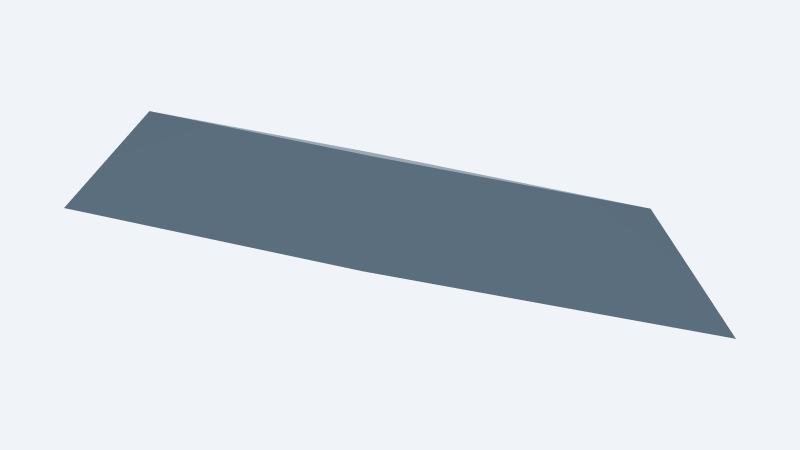
#> input picture cad/halberd_rounded_square/reviews/Booster_R7_fin_iso.png, 1600 x 900 px, given in place of Booster_R7_fin_side.png, which was not available (shown at 1/2 size)
$ python review_booster_fin_r7.py
#> lines starting #> are read from the running program, lines starting #| are printed output that depends on the picture; pictures that were not available may be replaced by others from this repository, and a replacement may not be noted
"""Review the actual low-profile fin silhouette and its mounted context."""
import json
import subprocess
import sys
from pathlib import Path
from PIL import Image, ImageDraw, ImageFont

ROOT=Path(__file__).resolve().parents[1]

if __name__=="__main__":
    specs={
        "fin_side":("Selected_Booster_Fin_R7",{"direction":[0,-1,0]},1600,700,"solid"),
        "fin_iso":("Selected_Booster_Fin_R7",{"direction":[.4,-1,.6]},1600,900,"rendered"),
        "mounted":("Selected_Halberd_R7",{"position":[-1000,650,-350],"target":[-1510,95,95],"zoom":1.3},1600,1100,"solid"),
        "profile":("Selected_Halberd_R7",{"direction":[0,1,-1]},2400,850,"solid"),
        "rear":("Selected_Halberd_R7",{"direction":[-1,0,0]},1400,1400,"rendered"),
        "context":("Selected_Halberd_R7",{"direction":[.35,1,.65]},2400,850,"rendered"),
        "opposite":("Selected_Halberd_R7",{"direction":[-.35,-1,-.65]},2400,850,"rendered"),
        "separated":("Selected_Halberd_R7_Separated",{"direction":[-.4,1,.65]},2400,850,"rendered"),
    }
    jobs=[]
    for view,(stem,camera,w,h,display) in specs.items():
        jobs.append(dict(input=str(ROOT/"STEP"/(stem+".step")),mode="view",theme="snapshot",
                         display={"mode":display},width=w,height=h,
                         outputs=[{"path":str(ROOT/"reviews"/f"Booster_R7_{view}.png"),"camera":camera}],
                         render={"padding":.08,"viewLabels":False}))
    job=ROOT/"reviews"/"booster_R7_snapshot.json"
    job.write_text(json.dumps(jobs,indent=2)+"\n")
    subprocess.run([sys.executable,"-m","cadgen.cli","step","snapshot","--job",str(job)],check=True)
#> (this line was passed over: subprocess is not available in this run)
    font=ImageFont.truetype("C:/Windows/Fonts/arial.ttf",25)
    for title,items in (("Fin",("fin_side","fin_iso","mounted","rear")),
                        ("Context",("context","profile","opposite","separated"))):
        w,h=1100,650
        board=Image.new("RGB",(2*w,1490),"#edf2f7")
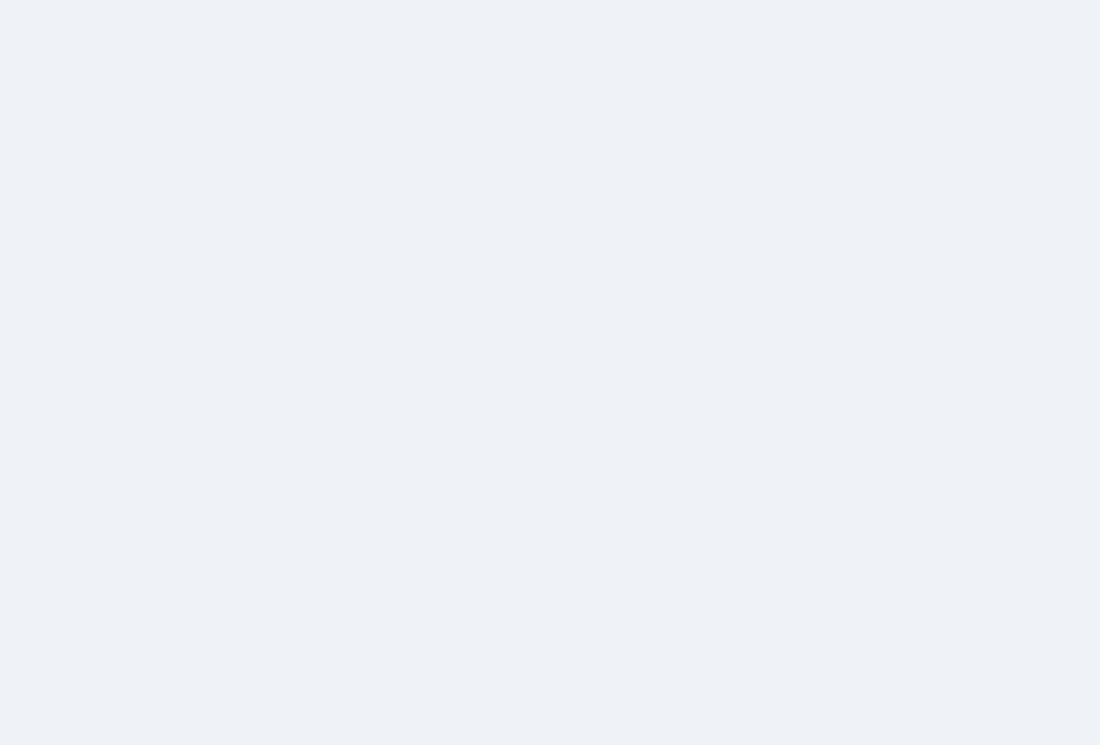
#> board: PIL image 2200x1490 RGB (shown at 1/2 size); mean R, G, B 237, 242, 247
        draw=ImageDraw.Draw(board)
        draw.text((18,14),"HALBERD R7 / LOW-PROFILE TRAPEZOID / ONE BOOSTER FIN PROTOTYPE",font=font,fill="#24394a")
        draw.text((18,49),"295 mm root / 220 mm centered tip / 53 mm height; other three fins retained for context",font=font,fill="#24394a")
        for i,view in enumerate(items):
            x=(i%2)*w; y=90+(i//2)*(h+50)
            draw.text((x+18,y+10),view.upper(),font=font,fill="#24394a")
            image=Image.open(ROOT/"reviews"/f"Booster_R7_{view}.png").convert("RGB")
            image.thumbnail((w,h))
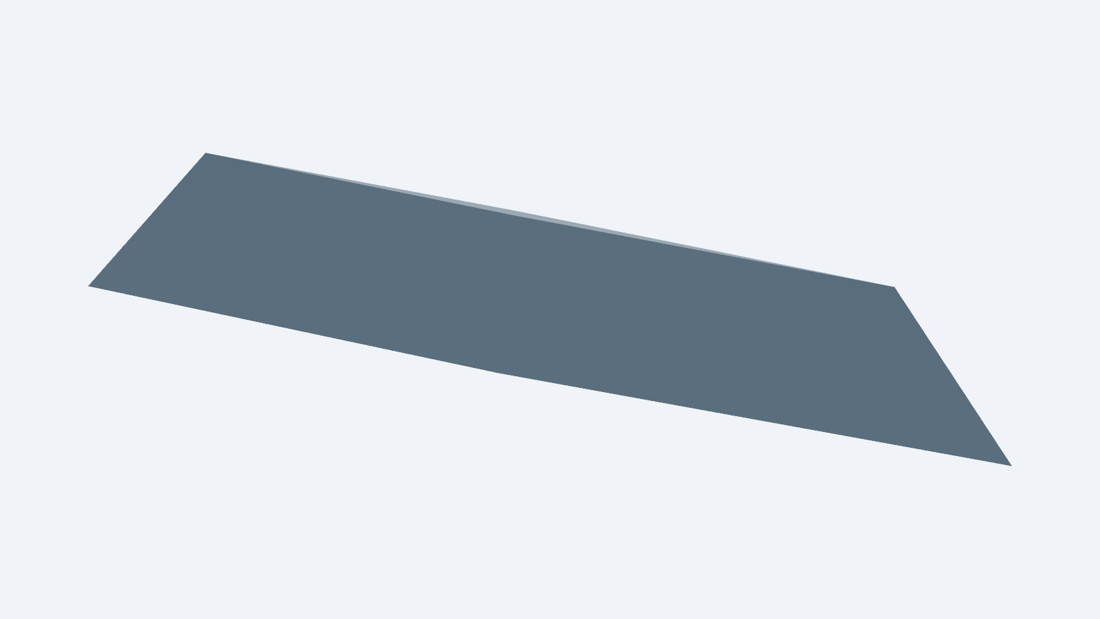
#> image: PIL image 1100x619 RGB; mean R, G, B 211.5, 218.5, 225.5
            board.paste(image,(x+(w-image.width)//2,y+50+(h-image.height)//2))
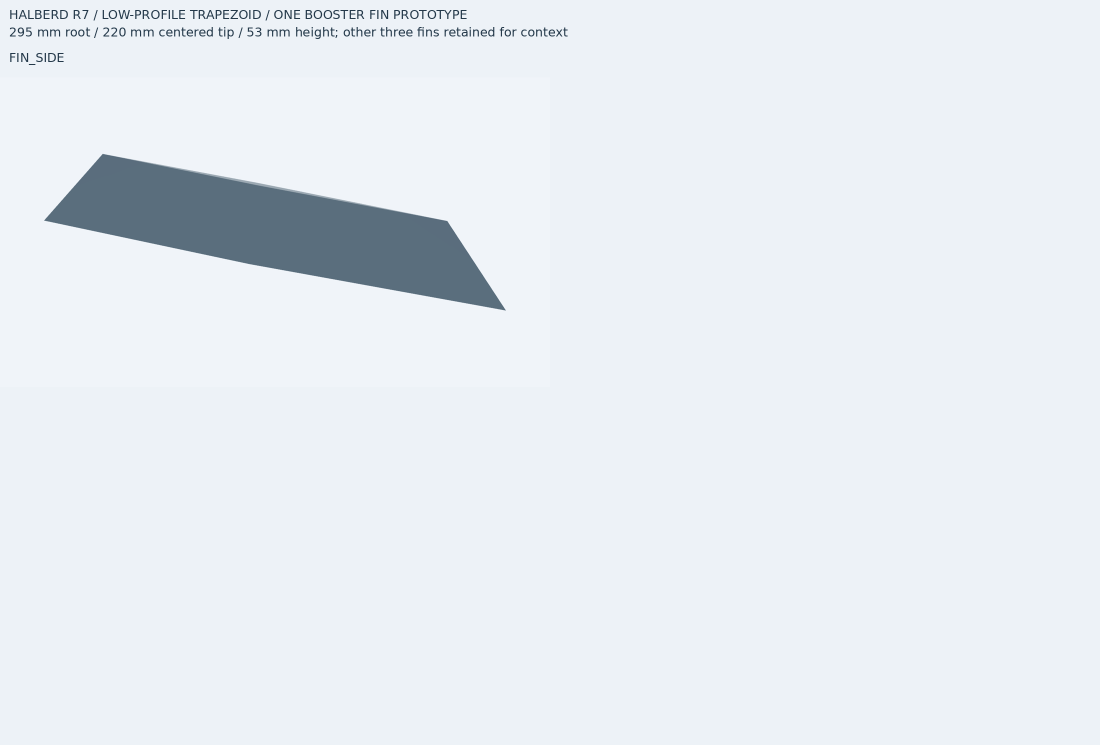
#> board: PIL image 2200x1490 RGB (shown at 1/2 size); mean R, G, B 231, 236.5, 242
#> (the run stopped early here; a loop or call above may not have finished)
